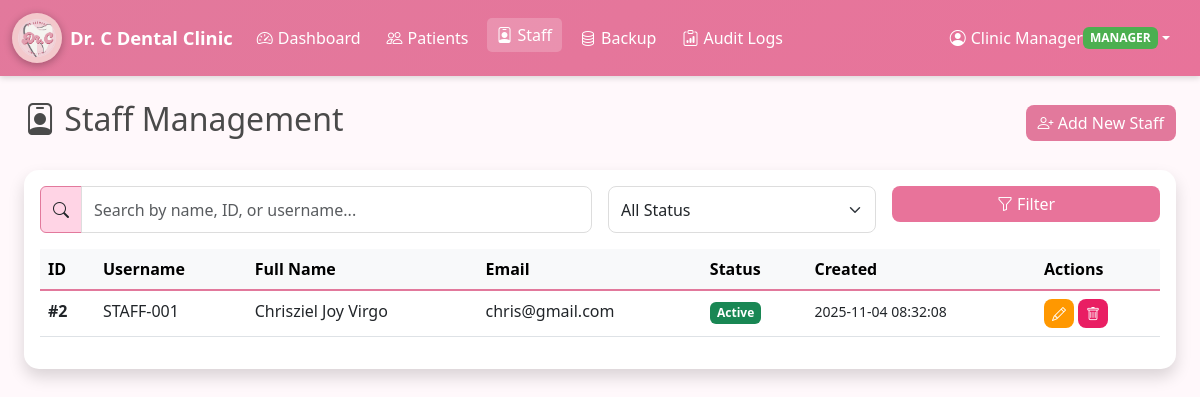
Page /staff (signed in) on the committed database.
### tables this page shows
CREATE TABLE users (
            id INTEGER PRIMARY KEY AUTOINCREMENT,
            username TEXT UNIQUE NOT NULL,
            password_hash TEXT NOT NULL,
            full_name TEXT,
            email TEXT,
            role TEXT NOT NULL CHECK(role IN ('manager','staff','dentist','admin')),
            is_active INTEGER DEFAULT 1,
            created_at TIMESTAMP DEFAULT CURRENT_TIMESTAMP
        );

### app.py (the view)
@app.route("/staff")
@login_required
@manager_required
def staff():
    search = request.args.get("search", "")
    status = request.args.get("status", "")
    with get_db_connection() as conn:
        query = "SELECT * FROM users WHERE role='staff'"
        params = []
        if search:
            query += " AND (full_name LIKE ? OR username LIKE ? OR CAST(id AS TEXT) LIKE ?)"
            search_param = f"%{search}%"
            params.extend([search_param, search_param, search_param])
        if status == "active":
            query += " AND is_active = 1"
        elif status == "inactive":
            query += " AND is_active = 0"
        query += " ORDER BY id DESC"
        staff_list = conn.execute(query, params).fetchall()
    staff_list = [dict(s) for s in staff_list]
    return render_template("staff.html", staff_list=staff_list, search=search, status=status)

### app.py (called while the page is built)
@login_manager.user_loader
def load_user(user_id: str) -> Optional[User]:
    return User.get_by_id(int(user_id))

### models.py (called while the page is built)
def get_db_connection() -> sqlite3.Connection:
    conn = sqlite3.connect(Config.DATABASE_NAME)
    conn.row_factory = sqlite3.Row
    return conn

    @property
    def is_active(self) -> bool:
        return bool(self.is_active_flag)

    def is_manager(self) -> bool:
        return self.role == "manager"

    @staticmethod
    def get_by_id(user_id: int) -> Optional["User"]:
        with get_db_connection() as conn:
            row = conn.execute("SELECT * FROM users WHERE id = ?", (user_id,)).fetchone()
        if row:
            return User(
                int(row["id"]),
                str(row["username"]),
                str(row["password_hash"]),
                str(row["role"]),
                str(row["full_name"]) if row["full_name"] else None,
                str(row["email"]) if row["email"] else None,
                int(row["is_active"]),
            )
        return None

### utils.py (called while the page is built)
def manager_required(f):
    @wraps(f)
    def decorated_function(*args, **kwargs):
        if not current_user.is_authenticated or not current_user.is_manager():
            flash("Access denied. Manager privileges required.", "danger")
            return redirect(url_for("dashboard"))
        return f(*args, **kwargs)
    return decorated_function

### templates/staff.html (shortened to what this page needs)
{% extends "base.html" %}
{% block content %}
<div class="container-fluid">
    <div class="d-flex justify-content-between align-items-center mb-4">
        <h2><i class="bi bi-person-badge"></i> Staff Management</h2>
        <a href="{{ url_for('add_staff') }}" class="btn btn-primary">
            <i class="bi bi-person-plus"></i> Add New Staff
        </a>
    </div>
    <div class="card shadow">
        <div class="card-body">
            <form method="GET" class="mb-3">
                <div class="row g-3">
                    <div class="col-md-6">
                        <div class="input-group">
                            <span class="input-group-text"><i class="bi bi-search"></i></span>
                            <input type="text" class="form-control" name="search" placeholder="Search by name, ID, or username..." value="{{ search }}">
                        </div>
                    </div>
                    <div class="col-md-3">
                        <select class="form-select" name="status">
                            <option value="">All Status</option>
                        </select>
                    </div>
                    <div class="col-md-3">
                        <div class="btn-group w-100" role="group">
                            <button class="btn btn-outline-primary" type="submit">
                                <i class="bi bi-funnel"></i> Filter
                            </button>
                        </div>
                    </div>
                </div>
            </form>
            <div class="table-responsive">
                <table class="table table-hover">
                    <thead class="table-light">
                        <tr>
                            <th>ID</th>
                            <th>Username</th>
                            <th>Full Name</th>
                            <th>Email</th>
                            <th>Status</th>
                            <th>Created</th>
                            <th>Actions</th>
                        </tr>
                    </thead>
                    <tbody>
                        {% for staff in staff_list %}
                        <tr>
                            <td><strong>#{{ staff.id }}</strong></td>
                            <td>{{ staff.username }}</td>
                            <td>{{ staff.full_name }}</td>
                            <td>{{ staff.email or 'N/A' }}</td>
                            <td>
                                {% if staff.is_active %}
                                <span class="badge bg-success">Active</span>
                                {% else %}
                                <span class="badge bg-danger">Inactive</span>
                                {% endif %}
                            </td>
                            <td><small>{{ staff.created_at }}</small></td>
                            <td class="text-nowrap">
                                <a href="{{ url_for('edit_staff', staff_id=staff.id) }}" class="btn btn-sm btn-warning" title="Edit">
                                    <i class="bi bi-pencil"></i>
                                </a>
                                <button
                                    type="button"
                                    class="btn btn-sm btn-danger"
                                    title="Delete"
                                    onclick="confirmDelete('{{ staff.id }}', '{{ staff.full_name }}')">
                                    <i class="bi bi-trash"></i>
                                </button>
                            </td>
                        </tr>
                        {% endfor %}
                    </tbody>
                </table>
            </div>
        </div>
    </div>
</div>
{% endblock %}

### templates/base.html (shortened to what this page needs)
<!DOCTYPE html>
<html lang="en">
<head>
    <link href="https://cdn.jsdelivr.net/npm/bootstrap@5.3.0/dist/css/bootstrap.min.css" rel="stylesheet">
    <link rel="stylesheet" href="https://cdn.jsdelivr.net/npm/bootstrap-icons@1.11.0/font/bootstrap-icons.css">
    <link rel="stylesheet" href="{{ url_for('static', filename='css/style.css') }}">
</head>
<body>
    {% if current_user.is_authenticated %}
    <nav class="navbar navbar-expand-lg navbar-dark bg-primary">
        <div class="container-fluid">
            <a class="navbar-brand d-flex align-items-center" href="{{ url_for('dashboard') }}">
                <img src="{{ url_for('static', filename='images/dental_logo_dashboard.png') }}"
                     alt="Dental Logo" class="navbar-logo me-2">
                <span>Dr. C Dental Clinic</span>
            </a>
            <div class="collapse navbar-collapse" id="navbarNav">
                <ul class="navbar-nav me-auto">
                    <li class="nav-item">
                        <a class="nav-link {% if request.endpoint == 'dashboard' %}active{% endif %}" href="{{ url_for('dashboard') }}">
                            <i class="bi bi-speedometer2"></i> Dashboard
                        </a>
                    </li>
                    <li class="nav-item">
                        <a class="nav-link {% if request.endpoint in ['patients', 'add_patient', 'edit_patient', 'view_patient'] %}active{% endif %}" href="{{ url_for('patients') }}">
                            <i class="bi bi-people"></i> Patients
                        </a>
                    </li>
                    {% if current_user.is_manager() %}
                    <li class="nav-item">
                        <a class="nav-link {% if request.endpoint in ['staff', 'add_staff', 'edit_staff'] %}active{% endif %}" href="{{ url_for('staff') }}">
                            <i class="bi bi-person-badge"></i> Staff
                        </a>
                    </li>
                    <li class="nav-item">
                        <a class="nav-link {% if request.endpoint == 'backup' %}active{% endif %}" href="{{ url_for('backup') }}">
                            <i class="bi bi-database"></i> Backup
                        </a>
                    </li>
                    {% endif %}
                    <li class="nav-item">
                        <a class="nav-link {% if request.endpoint == 'audit_logs' %}active{% endif %}" href="{{ url_for('audit_logs') }}">
                            <i class="bi bi-clipboard-data"></i> Audit Logs
                        </a>
                    </li>
                </ul>
                <ul class="navbar-nav">
                    <li class="nav-item dropdown">
                        <a class="nav-link dropdown-toggle" href="#" id="userDropdown" role="button" data-bs-toggle="dropdown">
                            <i class="bi bi-person-circle"></i> {{ current_user.full_name }}
                            <span class="badge bg-role">{{ current_user.role|upper }}</span>
                        </a>
                    </li>
                </ul>
            </div>
        </div>
    </nav>
    {% endif %}
    <div class="{% if current_user.is_authenticated %}container-fluid mt-4{% endif %}">
        {% block content %}{% endblock %}
    </div>
</body>
</html>

### static/css/style.css (style rules this page uses)
:root { --primary-color: #e2799c; --secondary-color: #e8739a; --accent-color: #ffd4e5; --background-color: #fff8fb; --text-color: #4a4a4a; --light-shadow: rgba(116, 106, 106, 0.1); --pink-hover: #c23d6a; }
body { font-family: 'Segoe UI', Tahoma, Geneva, Verdana, sans-serif; background-color: var(--background-color); color: var(--text-color); margin: 0; min-height: 100vh; overflow-x: hidden; }
.form-control, .form-select { border-radius: 8px; border: 1px solid #ddd; padding: 0.65rem 0.75rem; transition: all 0.3s ease; }
.input-group-text { background-color: var(--accent-color); border: 1px solid var(--primary-color); }
.btn { background-color: var(--secondary-color); border: none; border-radius: 8px; color: white; transition: all 0.3s ease; }
.btn-primary { background-color: var(--primary-color); }
.btn-warning { background-color: #ff9800; }
.btn-danger { background-color: #e91e63; }
.navbar { background: linear-gradient(135deg, var(--primary-color), var(--secondary-color)) !important; box-shadow: 0 2px 6px rgba(0, 0, 0, 0.15); }
.navbar-brand { font-weight: 700; font-size: 1.15rem; display: flex; align-items: center; color: white !important; }
.navbar-brand img { height: 50px; width: 50px; margin-right: 10px; border-radius: 50%; object-fit: contain; background-color: rgba(245, 210, 210, 0.9); box-shadow: 0 2px 8px rgba(0, 0, 0, 0.3); padding: 3px; }
.navbar-nav .nav-link { color: #ffffff !important; font-weight: 500; margin-right: 10px; display: flex; align-items: center; }
.navbar-nav .nav-link i { margin-right: 5px; }
.navbar-nav .nav-link.active { background-color: rgba(255, 255, 255, 0.2); border-radius: 5px; padding: 5px 10px; }
.navbar .dropdown-toggle { color: #fff !important; }
.card { border: none; border-radius: 15px; box-shadow: 0 3px 10px rgba(0, 0, 0, 0.1); }
.bg-role { background-color: #4caf50; color: white; }
.table { color: var(--text-color); }
.table thead { background-color: #f8f9fa; }
.badge { padding: 0.4em 0.6em; border-radius: 6px; }
.table thead.table-light { background-color: #f8f9fa; border-bottom: 2px solid var(--primary-color); }

### rows in the picture
users: full_name "Clinic Manager", role "MANAGER"
users: id "2", username "STAFF-001", full_name "Chrisziel Joy Virgo", email "chris@gmail.com", is_active "Active", created_at "2025-11-04 08:32:08"
